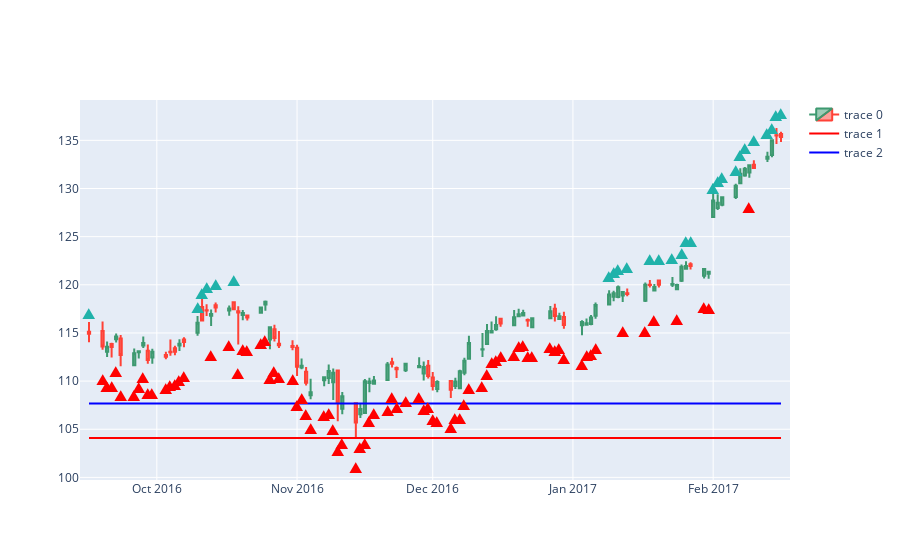

The code cell stored with this chart in its notebook:
### Code cell
import plotly.graph_objects as go
import pandas as pd

df = pd.read_csv('https://raw.githubusercontent.com/plotly/datasets/master/finance-charts-apple.csv')

fig = go.Figure(data=[go.Candlestick(x=df['Date'][400:],
                open=df['AAPL.Open'][400:], high=df['AAPL.High'][400:],
                low=df['AAPL.Low'][400:], close=df['AAPL.Close'][400:])
                     ])

fig.add_trace(go.Scatter(x=df['Date'][400:],
                         y=[df['AAPL.Low'][400:].min()]*len(df['Date'][400:]),
                         mode="lines",
                         line=dict(color='red', width=2)))

fig.add_trace(go.Scatter(x=df['Date'][400:],
                         y=[df['AAPL.High'][400:].min()]*len(df['Date'][400:]),
                         mode="lines",
                         line=dict(color='blue', width=2)))
last = 0
for i in range(len(df['Date'][400:])):
    temp = df.loc[400+i:400+i,'AAPL.Low'].values[0]
    if temp >= last:
        fig.add_annotation(x=df.loc[400+i,'Date'], y=temp+3, text="▲", showarrow=False, font=dict(size=16, color='LightSeaGreen'))
        last = temp
    else:
        fig.add_annotation(x=df.loc[400+i,'Date'], y=temp-3, text="▲", showarrow=False, font=dict(size=16, color='red'))

fig.update_layout(xaxis_rangeslider_visible=False)
fig.show()

### Figure 1 — Plotly figure (JSON) as saved in the notebook; plotly's stock layout.template omitted (floating-point values rounded to 4 significant figures)
{"data": [{"close": [114.9, 113.6, 113.6, 113.6, 114.6, 112.7, 112.9, 113.1, 113.9, 112.2, 113.1, 112.5, 113, 113.1, 113.9, 114.1, 116.1, 116.3, 117.3, 117.0, 117.6, 117.6, 117.5, 117.1, 117.1, 116.6, 117.7, 118.2, 115.6, 114.5, 113.7, 113.5, 111.5, 111.6, 109.8, 108.8, 110.4, 111.1, 110.9, 107.8, 108.4, 105.7, 107.1, 110.0, 109.9, 110.1, 111.7, 111.8, 111.2, 111.8, 111.6, 111.5, 110.5, 109.5, 109.9, 109.1, 109.9, 111.0, 112.1, 113.9, 113.3, 115.2, 115.2, 115.8, 116.0, 116.6, 116.9, 117.1, 116.3, 116.5, 117.3, 116.8, 116.7, 115.8, 116.2, 116.0, 116.6, 117.9, 119.0, 119.1, 119.8, 119.2, 119.0, 120, 120.0, 119.8, 120, 120.1, 120.0, 121.9, 121.9, 121.9, 121.6, 121.3, 128.8, 128.5, 129.1, 130.3, 131.5, 132.0, 132.4, 132.1, 133.3, 135.0, 135.5, 135.4], "high": [116.1, 116.2, 114.1, 114.0, 114.9, 114.8, 113.4, 113.2, 114.6, 113.8, 113.4, 113.1, 114.3, 113.7, 114.3, 114.6, 116.8, 118.7, 118.0, 117.4, 118.2, 117.8, 118.2, 117.8, 117.4, 116.9, 117.7, 118.4, 115.7, 115.9, 115.2, 114.2, 113.8, 112.3, 111.5, 110.2, 110.5, 111.7, 111.3, 111.1, 108.9, 107.8, 107.7, 110.2, 110.3, 110.5, 112.0, 112.4, 111.5, 111.9, 112.5, 112.0, 112.2, 110.9, 110.1, 110.0, 110.4, 111.2, 112.4, 114.7, 115, 115.9, 116.2, 116.7, 116.5, 117.4, 117.5, 117.4, 116.5, 116.5, 117.8, 118.0, 117.1, 117.2, 116.3, 116.5, 116.9, 118.2, 119.4, 119.4, 119.9, 119.3, 119.6, 120.2, 120.5, 120.1, 120.4, 120.8, 120.1, 122.1, 122.4, 122.3, 121.6, 121.4, 130.5, 129.4, 129.2, 130.5, 132.1, 132.2, 132.4, 132.9, 133.8, 135.1, 136.3, 135.9], "low": [114.0, 113.2, 112.5, 112.4, 114, 111.6, 111.6, 112.3, 113.4, 111.8, 111.8, 112.3, 112.6, 112.7, 113.1, 113.5, 114.7, 116.2, 116.8, 115.7, 117.1, 116.8, 117.4, 113.8, 116.3, 116.3, 117, 117.3, 113.3, 114.1, 113.4, 113.2, 110.5, 111.2, 109.6, 108.1, 109.5, 109.7, 108.1, 105.8, 106.6, 104.1, 106.2, 106.6, 108.8, 109.7, 110.0, 111.4, 110.3, 110.9, 111.4, 110.1, 110.3, 109.0, 108.8, 108.2, 109.2, 109.2, 110.6, 112.3, 112.5, 113.8, 115.0, 115.2, 115.7, 115.8, 116.7, 116.8, 115.6, 115.6, 116.5, 116.2, 116.4, 115.4, 114.8, 115.8, 115.8, 116.5, 117.9, 118.3, 118.6, 118.2, 118.8, 118.2, 119.7, 119.4, 119.7, 119.8, 119.5, 120.3, 121.6, 121.6, 120.7, 120.6, 127.0, 127.8, 128.2, 128.9, 130.4, 131.2, 131.1, 132.1, 132.8, 133.2, 134.6, 134.8], "open": [115.1, 115.2, 113.1, 113.8, 114.3, 114.4, 111.6, 113, 113.7, 113.2, 112.5, 112.7, 113.1, 113.4, 113.7, 114.3, 115.0, 117.7, 117.3, 116.8, 117.9, 117.3, 118.2, 117.2, 116.9, 116.8, 117.1, 117.9, 114.3, 115.4, 113.9, 113.7, 113.5, 111.4, 111.0, 108.5, 110.1, 110.3, 109.9, 111.1, 107.1, 107.7, 106.6, 106.7, 109.8, 109.7, 110.1, 111.9, 111.4, 111.1, 111.4, 110.8, 111.6, 110.4, 109.2, 110, 109.5, 109.3, 110.9, 112.3, 113.3, 113.8, 115.0, 115.4, 116.5, 115.8, 116.7, 116.8, 116.3, 115.6, 116.5, 117.5, 116.4, 116.7, 115.8, 115.8, 115.9, 116.8, 117.9, 118.8, 118.7, 118.9, 119.1, 118.3, 120, 119.4, 120.4, 120, 119.6, 120.4, 121.7, 122.1, 120.9, 121.2, 127.0, 128.0, 128.3, 129.1, 130.5, 131.4, 131.6, 132.5, 133.1, 133.5, 135.5, 135.7], "type": "candlestick", "x": ["2016-09-16", "2016-09-19", "2016-09-20", "2016-09-21", "2016-09-22", "2016-09-23", "2016-09-26", "2016-09-27", "2016-09-28", "2016-09-29", "2016-09-30", "2016-10-03", "2016-10-04", "2016-10-05", "2016-10-06", "2016-10-07", "2016-10-10", "2016-10-11", "2016-10-12", "2016-10-13", "2016-10-14", "2016-10-17", "2016-10-18", "2016-10-19", "2016-10-20", "2016-10-21", "2016-10-24", "2016-10-25", "2016-10-26", "2016-10-27", "2016-10-28", "2016-10-31", "2016-11-01", "2016-11-02", "2016-11-03", "2016-11-04", "2016-11-07", "2016-11-08", "2016-11-09", "2016-11-10", "2016-11-11", "2016-11-14", "2016-11-15", "2016-11-16", "2016-11-17", "2016-11-18", "2016-11-21", "2016-11-22", "2016-11-23", "2016-11-25", "2016-11-28", "2016-11-29", "2016-11-30", "2016-12-01", "2016-12-02", "2016-12-05", "2016-12-06", "2016-12-07", "2016-12-08", "2016-12-09", "2016-12-12", "2016-12-13", "2016-12-14", "2016-12-15", "2016-12-16", "2016-12-19", "2016-12-20", "2016-12-21", "2016-12-22", "2016-12-23", "2016-12-27", "2016-12-28", "2016-12-29", "2016-12-30", "2017-01-03", "2017-01-04", "2017-01-05", "2017-01-06", "2017-01-09", "2017-01-10", "2017-01-11", "2017-01-12", "2017-01-13", "2017-01-17", "2017-01-18", "2017-01-19", "2017-01-20", "2017-01-23", "2017-01-24", "2017-01-25", "2017-01-26", "2017-01-27", "2017-01-30", "2017-01-31", "2017-02-01", "2017-02-02", "2017-02-03", "2017-02-06", "2017-02-07", "2017-02-08", "2017-02-09", "2017-02-10", "2017-02-13", "2017-02-14", "2017-02-15", "2017-02-16"]}, {"line": {"color": "red", "width": 2}, "mode": "lines", "type": "scatter", "x": ["2016-09-16", "2016-09-19", "2016-09-20", "2016-09-21", "2016-09-22", "2016-09-23", "2016-09-26", "2016-09-27", "2016-09-28", "2016-09-29", "2016-09-30", "2016-10-03", "2016-10-04", "2016-10-05", "2016-10-06", "2016-10-07", "2016-10-10", "2016-10-11", "2016-10-12", "2016-10-13", "2016-10-14", "2016-10-17", "2016-10-18", "2016-10-19", "2016-10-20", "2016-10-21", "2016-10-24", "2016-10-25", "2016-10-26", "2016-10-27", "2016-10-28", "2016-10-31", "2016-11-01", "2016-11-02", "2016-11-03", "2016-11-04", "2016-11-07", "2016-11-08", "2016-11-09", "2016-11-10", "2016-11-11", "2016-11-14", "2016-11-15", "2016-11-16", "2016-11-17", "2016-11-18", "2016-11-21", "2016-11-22", "2016-11-23", "2016-11-25", "2016-11-28", "2016-11-29", "2016-11-30", "2016-12-01", "2016-12-02", "2016-12-05", "2016-12-06", "2016-12-07", "2016-12-08", "2016-12-09", "2016-12-12", "2016-12-13", "2016-12-14", "2016-12-15", "2016-12-16", "2016-12-19", "2016-12-20", "2016-12-21", "2016-12-22", "2016-12-23", "2016-12-27", "2016-12-28", "2016-12-29", "2016-12-30", "2017-01-03", "2017-01-04", "2017-01-05", "2017-01-06", "2017-01-09", "2017-01-10", "2017-01-11", "2017-01-12", "2017-01-13", "2017-01-17", "2017-01-18", "2017-01-19", "2017-01-20", "2017-01-23", "2017-01-24", "2017-01-25", "2017-01-26", "2017-01-27", "2017-01-30", "2017-01-31", "2017-02-01", "2017-02-02", "2017-02-03", "2017-02-06", "2017-02-07", "2017-02-08", "2017-02-09", "2017-02-10", "2017-02-13", "2017-02-14", "2017-02-15", "2017-02-16"], "y": [104.1, 104.1, 104.1, 104.1, 104.1, 104.1, 104.1, 104.1, 104.1, 104.1, 104.1, 104.1, 104.1, 104.1, 104.1, 104.1, 104.1, 104.1, 104.1, 104.1, 104.1, 104.1, 104.1, 104.1, 104.1, 104.1, 104.1, 104.1, 104.1, 104.1, 104.1, 104.1, 104.1, 104.1, 104.1, 104.1, 104.1, 104.1, 104.1, 104.1, 104.1, 104.1, 104.1, 104.1, 104.1, 104.1, 104.1, 104.1, 104.1, 104.1, 104.1, 104.1, 104.1, 104.1, 104.1, 104.1, 104.1, 104.1, 104.1, 104.1, 104.1, 104.1, 104.1, 104.1, 104.1, 104.1, 104.1, 104.1, 104.1, 104.1, 104.1, 104.1, 104.1, 104.1, 104.1, 104.1, 104.1, 104.1, 104.1, 104.1, 104.1, 104.1, 104.1, 104.1, 104.1, 104.1, 104.1, 104.1, 104.1, 104.1, 104.1, 104.1, 104.1, 104.1, 104.1, 104.1, 104.1, 104.1, 104.1, 104.1, 104.1, 104.1, 104.1, 104.1, 104.1, 104.1]}, {"line": {"color": "blue", "width": 2}, "mode": "lines", "type": "scatter", "x": ["2016-09-16", "2016-09-19", "2016-09-20", "2016-09-21", "2016-09-22", "2016-09-23", "2016-09-26", "2016-09-27", "2016-09-28", "2016-09-29", "2016-09-30", "2016-10-03", "2016-10-04", "2016-10-05", "2016-10-06", "2016-10-07", "2016-10-10", "2016-10-11", "2016-10-12", "2016-10-13", "2016-10-14", "2016-10-17", "2016-10-18", "2016-10-19", "2016-10-20", "2016-10-21", "2016-10-24", "2016-10-25", "2016-10-26", "2016-10-27", "2016-10-28", "2016-10-31", "2016-11-01", "2016-11-02", "2016-11-03", "2016-11-04", "2016-11-07", "2016-11-08", "2016-11-09", "2016-11-10", "2016-11-11", "2016-11-14", "2016-11-15", "2016-11-16", "2016-11-17", "2016-11-18", "2016-11-21", "2016-11-22", "2016-11-23", "2016-11-25", "2016-11-28", "2016-11-29", "2016-11-30", "2016-12-01", "2016-12-02", "2016-12-05", "2016-12-06", "2016-12-07", "2016-12-08", "2016-12-09", "2016-12-12", "2016-12-13", "2016-12-14", "2016-12-15", "2016-12-16", "2016-12-19", "2016-12-20", "2016-12-21", "2016-12-22", "2016-12-23", "2016-12-27", "2016-12-28", "2016-12-29", "2016-12-30", "2017-01-03", "2017-01-04", "2017-01-05", "2017-01-06", "2017-01-09", "2017-01-10", "2017-01-11", "2017-01-12", "2017-01-13", "2017-01-17", "2017-01-18", "2017-01-19", "2017-01-20", "2017-01-23", "2017-01-24", "2017-01-25", "2017-01-26", "2017-01-27", "2017-01-30", "2017-01-31", "2017-02-01", "2017-02-02", "2017-02-03", "2017-02-06", "2017-02-07", "2017-02-08", "2017-02-09", "2017-02-10", "2017-02-13", "2017-02-14", "2017-02-15", "2017-02-16"], "y": [107.7, 107.7, 107.7, 107.7, 107.7, 107.7, 107.7, 107.7, 107.7, 107.7, 107.7, 107.7, 107.7, 107.7, 107.7, 107.7, 107.7, 107.7, 107.7, 107.7, 107.7, 107.7, 107.7, 107.7, 107.7, 107.7, 107.7, 107.7, 107.7, 107.7, 107.7, 107.7, 107.7, 107.7, 107.7, 107.7, 107.7, 107.7, 107.7, 107.7, 107.7, 107.7, 107.7, 107.7, 107.7, 107.7, 107.7, 107.7, 107.7, 107.7, 107.7, 107.7, 107.7, 107.7, 107.7, 107.7, 107.7, 107.7, 107.7, 107.7, 107.7, 107.7, 107.7, 107.7, 107.7, 107.7, 107.7, 107.7, 107.7, 107.7, 107.7, 107.7, 107.7, 107.7, 107.7, 107.7, 107.7, 107.7, 107.7, 107.7, 107.7, 107.7, 107.7, 107.7, 107.7, 107.7, 107.7, 107.7, 107.7, 107.7, 107.7, 107.7, 107.7, 107.7, 107.7, 107.7, 107.7, 107.7, 107.7, 107.7, 107.7, 107.7, 107.7, 107.7, 107.7, 107.7]}], "layout": {"annotations": [{"font": {"color": "LightSeaGreen", "size": 16}, "showarrow": false, "text": "▲", "x": "2016-09-16", "y": 117.0}, {"font": {"color": "red", "size": 16}, "showarrow": false, "text": "▲", "x": "2016-09-19", "y": 110.2}, {"font": {"color": "red", "size": 16}, "showarrow": false, "text": "▲", "x": "2016-09-20", "y": 109.5}, {"font": {"color": "red", "size": 16}, "showarrow": false, "text": "▲", "x": "2016-09-21", "y": 109.4}, {"font": {"color": "red", "size": 16}, "showarrow": false, "text": "▲", "x": "2016-09-22", "y": 111}, {"font": {"color": "red", "size": 16}, "showarrow": false, "text": "▲", "x": "2016-09-23", "y": 108.6}, {"font": {"color": "red", "size": 16}, "showarrow": false, "text": "▲", "x": "2016-09-26", "y": 108.6}, {"font": {"color": "red", "size": 16}, "showarrow": false, "text": "▲", "x": "2016-09-27", "y": 109.3}, {"font": {"color": "red", "size": 16}, "showarrow": false, "text": "▲", "x": "2016-09-28", "y": 110.4}, {"font": {"color": "red", "size": 16}, "showarrow": false, "text": "▲", "x": "2016-09-29", "y": 108.8}, {"font": {"color": "red", "size": 16}, "showarrow": false, "text": "▲", "x": "2016-09-30", "y": 108.8}, {"font": {"color": "red", "size": 16}, "showarrow": false, "text": "▲", "x": "2016-10-03", "y": 109.3}, {"font": {"color": "red", "size": 16}, "showarrow": false, "text": "▲", "x": "2016-10-04", "y": 109.6}, {"font": {"color": "red", "size": 16}, "showarrow": false, "text": "▲", "x": "2016-10-05", "y": 109.7}, {"font": {"color": "red", "size": 16}, "showarrow": false, "text": "▲", "x": "2016-10-06", "y": 110.1}, {"font": {"color": "red", "size": 16}, "showarrow": false, "text": "▲", "x": "2016-10-07", "y": 110.5}, {"font": {"color": "LightSeaGreen", "size": 16}, "showarrow": false, "text": "▲", "x": "2016-10-10", "y": 117.7}, {"font": {"color": "LightSeaGreen", "size": 16}, "showarrow": false, "text": "▲", "x": "2016-10-11", "y": 119.2}, {"font": {"color": "LightSeaGreen", "size": 16}, "showarrow": false, "text": "▲", "x": "2016-10-12", "y": 119.8}, {"font": {"color": "red", "size": 16}, "showarrow": false, "text": "▲", "x": "2016-10-13", "y": 112.7}, {"font": {"color": "LightSeaGreen", "size": 16}, "showarrow": false, "text": "▲", "x": "2016-10-14", "y": 120.1}, {"font": {"color": "red", "size": 16}, "showarrow": false, "text": "▲", "x": "2016-10-17", "y": 113.8}, {"font": {"color": "LightSeaGreen", "size": 16}, "showarrow": false, "text": "▲", "x": "2016-10-18", "y": 120.4}, {"font": {"color": "red", "size": 16}, "showarrow": false, "text": "▲", "x": "2016-10-19", "y": 110.8}, {"font": {"color": "red", "size": 16}, "showarrow": false, "text": "▲", "x": "2016-10-20", "y": 113.3}, {"font": {"color": "red", "size": 16}, "showarrow": false, "text": "▲", "x": "2016-10-21", "y": 113.3}, {"font": {"color": "red", "size": 16}, "showarrow": false, "text": "▲", "x": "2016-10-24", "y": 114}, {"font": {"color": "red", "size": 16}, "showarrow": false, "text": "▲", "x": "2016-10-25", "y": 114.3}, {"font": {"color": "red", "size": 16}, "showarrow": false, "text": "▲", "x": "2016-10-26", "y": 110.3}, {"font": {"color": "red", "size": 16}, "showarrow": false, "text": "▲", "x": "2016-10-27", "y": 111.1}, {"font": {"color": "red", "size": 16}, "showarrow": false, "text": "▲", "x": "2016-10-28", "y": 110.4}, {"font": {"color": "red", "size": 16}, "showarrow": false, "text": "▲", "x": "2016-10-31", "y": 110.2}, {"font": {"color": "red", "size": 16}, "showarrow": false, "text": "▲", "x": "2016-11-01", "y": 107.5}, {"font": {"color": "red", "size": 16}, "showarrow": false, "text": "▲", "x": "2016-11-02", "y": 108.2}, {"font": {"color": "red", "size": 16}, "showarrow": false, "text": "▲", "x": "2016-11-03", "y": 106.6}, {"font": {"color": "red", "size": 16}, "showarrow": false, "text": "▲", "x": "2016-11-04", "y": 105.1}, {"font": {"color": "red", "size": 16}, "showarrow": false, "text": "▲", "x": "2016-11-07", "y": 106.5}, {"font": {"color": "red", "size": 16}, "showarrow": false, "text": "▲", "x": "2016-11-08", "y": 106.7}, {"font": {"color": "red", "size": 16}, "showarrow": false, "text": "▲", "x": "2016-11-09", "y": 105.1}, {"font": {"color": "red", "size": 16}, "showarrow": false, "text": "▲", "x": "2016-11-10", "y": 102.8}, {"font": {"color": "red", "size": 16}, "showarrow": false, "text": "▲", "x": "2016-11-11", "y": 103.6}, {"font": {"color": "red", "size": 16}, "showarrow": false, "text": "▲", "x": "2016-11-14", "y": 101.1}, {"font": {"color": "red", "size": 16}, "showarrow": false, "text": "▲", "x": "2016-11-15", "y": 103.2}, {"font": {"color": "red", "size": 16}, "showarrow": false, "text": "▲", "x": "2016-11-16", "y": 103.6}, {"font": {"color": "red", "size": 16}, "showarrow": false, "text": "▲", "x": "2016-11-17", "y": 105.8}, {"font": {"color": "red", "size": 16}, "showarrow": false, "text": "▲", "x": "2016-11-18", "y": 106.7}, {"font": {"color": "red", "size": 16}, "showarrow": false, "text": "▲", "x": "2016-11-21", "y": 107.0}, {"font": {"color": "red", "size": 16}, "showarrow": false, "text": "▲", "x": "2016-11-22", "y": 108.4}, {"font": {"color": "red", "size": 16}, "showarrow": false, "text": "▲", "x": "2016-11-23", "y": 107.3}, {"font": {"color": "red", "size": 16}, "showarrow": false, "text": "▲", "x": "2016-11-25", "y": 107.9}, {"font": {"color": "red", "size": 16}, "showarrow": false, "text": "▲", "x": "2016-11-28", "y": 108.4}, {"font": {"color": "red", "size": 16}, "showarrow": false, "text": "▲", "x": "2016-11-29", "y": 107.1}, {"font": {"color": "red", "size": 16}, "showarrow": false, "text": "▲", "x": "2016-11-30", "y": 107.3}, {"font": {"color": "red", "size": 16}, "showarrow": false, "text": "▲", "x": "2016-12-01", "y": 106.0}, {"font": {"color": "red", "size": 16}, "showarrow": false, "text": "▲", "x": "2016-12-02", "y": 105.8}, {"font": {"color": "red", "size": 16}, "showarrow": false, "text": "▲", "x": "2016-12-05", "y": 105.2}, {"font": {"color": "red", "size": 16}, "showarrow": false, "text": "▲", "x": "2016-12-06", "y": 106.2}, {"font": {"color": "red", "size": 16}, "showarrow": false, "text": "▲", "x": "2016-12-07", "y": 106.2}, {"font": {"color": "red", "size": 16}, "showarrow": false, "text": "▲", "x": "2016-12-08", "y": 107.6}, {"font": {"color": "red", "size": 16}, "showarrow": false, "text": "▲", "x": "2016-12-09", "y": 109.3}, {"font": {"color": "red", "size": 16}, "showarrow": false, "text": "▲", "x": "2016-12-12", "y": 109.5}, {"font": {"color": "red", "size": 16}, "showarrow": false, "text": "▲", "x": "2016-12-13", "y": 110.8}, {"font": {"color": "red", "size": 16}, "showarrow": false, "text": "▲", "x": "2016-12-14", "y": 112.0}, {"font": {"color": "red", "size": 16}, "showarrow": false, "text": "▲", "x": "2016-12-15", "y": 112.2}, {"font": {"color": "red", "size": 16}, "showarrow": false, "text": "▲", "x": "2016-12-16", "y": 112.7}, {"font": {"color": "red", "size": 16}, "showarrow": false, "text": "▲", "x": "2016-12-19", "y": 112.8}, {"font": {"color": "red", "size": 16}, "showarrow": false, "text": "▲", "x": "2016-12-20", "y": 113.7}, {"font": {"color": "red", "size": 16}, "showarrow": false, "text": "▲", "x": "2016-12-21", "y": 113.8}, {"font": {"color": "red", "size": 16}, "showarrow": false, "text": "▲", "x": "2016-12-22", "y": 112.6}, {"font": {"color": "red", "size": 16}, "showarrow": false, "text": "▲", "x": "2016-12-23", "y": 112.6}, {"font": {"color": "red", "size": 16}, "showarrow": false, "text": "▲", "x": "2016-12-27", "y": 113.5}, {"font": {"color": "red", "size": 16}, "showarrow": false, "text": "▲", "x": "2016-12-28", "y": 113.2}, {"font": {"color": "red", "size": 16}, "showarrow": false, "text": "▲", "x": "2016-12-29", "y": 113.4}, {"font": {"color": "red", "size": 16}, "showarrow": false, "text": "▲", "x": "2016-12-30", "y": 112.4}, {"font": {"color": "red", "size": 16}, "showarrow": false, "text": "▲", "x": "2017-01-03", "y": 111.8}, {"font": {"color": "red", "size": 16}, "showarrow": false, "text": "▲", "x": "2017-01-04", "y": 112.8}, {"font": {"color": "red", "size": 16}, "showarrow": false, "text": "▲", "x": "2017-01-05", "y": 112.8}, {"font": {"color": "red", "size": 16}, "showarrow": false, "text": "▲", "x": "2017-01-06", "y": 113.5}, {"font": {"color": "LightSeaGreen", "size": 16}, "showarrow": false, "text": "▲", "x": "2017-01-09", "y": 120.9}, {"font": {"color": "LightSeaGreen", "size": 16}, "showarrow": false, "text": "▲", "x": "2017-01-10", "y": 121.3}, {"font": {"color": "LightSeaGreen", "size": 16}, "showarrow": false, "text": "▲", "x": "2017-01-11", "y": 121.6}, {"font": {"color": "red", "size": 16}, "showarrow": false, "text": "▲", "x": "2017-01-12", "y": 115.2}, {"font": {"color": "LightSeaGreen", "size": 16}, "showarrow": false, "text": "▲", "x": "2017-01-13", "y": 121.8}, {"font": {"color": "red", "size": 16}, "showarrow": false, "text": "▲", "x": "2017-01-17", "y": 115.2}, {"font": {"color": "LightSeaGreen", "size": 16}, "showarrow": false, "text": "▲", "x": "2017-01-18", "y": 122.7}, {"font": {"color": "red", "size": 16}, "showarrow": false, "text": "▲", "x": "2017-01-19", "y": 116.4}, {"font": {"color": "LightSeaGreen", "size": 16}, "showarrow": false, "text": "▲", "x": "2017-01-20", "y": 122.7}, {"font": {"color": "LightSeaGreen", "size": 16}, "showarrow": false, "text": "▲", "x": "2017-01-23", "y": 122.8}, {"font": {"color": "red", "size": 16}, "showarrow": false, "text": "▲", "x": "2017-01-24", "y": 116.5}, {"font": {"color": "LightSeaGreen", "size": 16}, "showarrow": false, "text": "▲", "x": "2017-01-25", "y": 123.3}, {"font": {"color": "LightSeaGreen", "size": 16}, "showarrow": false, "text": "▲", "x": "2017-01-26", "y": 124.6}, {"font": {"color": "LightSeaGreen", "size": 16}, "showarrow": false, "text": "▲", "x": "2017-01-27", "y": 124.6}, {"font": {"color": "red", "size": 16}, "showarrow": false, "text": "▲", "x": "2017-01-30", "y": 117.7}, {"font": {"color": "red", "size": 16}, "showarrow": false, "text": "▲", "x": "2017-01-31", "y": 117.6}, {"font": {"color": "LightSeaGreen", "size": 16}, "showarrow": false, "text": "▲", "x": "2017-02-01", "y": 130.0}, {"font": {"color": "LightSeaGreen", "size": 16}, "showarrow": false, "text": "▲", "x": "2017-02-02", "y": 130.8}, {"font": {"color": "LightSeaGreen", "size": 16}, "showarrow": false, "text": "▲", "x": "2017-02-03", "y": 131.2}, {"font": {"color": "LightSeaGreen", "size": 16}, "showarrow": false, "text": "▲", "x": "2017-02-06", "y": 131.9}, {"font": {"color": "LightSeaGreen", "size": 16}, "showarrow": false, "text": "▲", "x": "2017-02-07", "y": 133.4}, {"font": {"color": "LightSeaGreen", "size": 16}, "showarrow": false, "text": "▲", "x": "2017-02-08", "y": 134.2}, {"font": {"color": "red", "size": 16}, "showarrow": false, "text": "▲", "x": "2017-02-09", "y": 128.1}, {"font": {"color": "LightSeaGreen", "size": 16}, "showarrow": false, "text": "▲", "x": "2017-02-10", "y": 135.1}, {"font": {"color": "LightSeaGreen", "size": 16}, "showarrow": false, "text": "▲", "x": "2017-02-13", "y": 135.8}, {"font": {"color": "LightSeaGreen", "size": 16}, "showarrow": false, "text": "▲", "x": "2017-02-14", "y": 136.2}, {"font": {"color": "LightSeaGreen", "size": 16}, "showarrow": false, "text": "▲", "x": "2017-02-15", "y": 137.6}, {"font": {"color": "LightSeaGreen", "size": 16}, "showarrow": false, "text": "▲", "x": "2017-02-16", "y": 137.8}], "xaxis": {"rangeslider": {"visible": false}}}}
